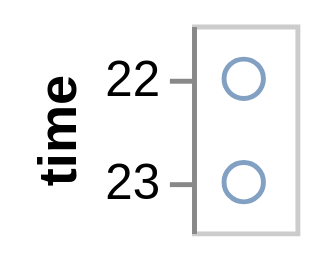

Write the Vega-Lite specification saved for this chart.
### Vega specification from a JSON file in a GitHub repository (floating-point values rounded to 4 significant figures)
{"$schema": "https://vega.github.io/schema/vega/v3.0.json", "description": "Google's stock price over time.", "autosize": "pad", "padding": 5, "encode": {"update": {"stroke": {"value": "#ccc"}, "fill": {"value": "transparent"}}}, "data": [{"name": "source_0", "values": [{"date": "10 Oct 2011 22:48:00"}, {"date": "11 Oct 2022 23:00:00"}]}, {"name": "data_0", "source": "source_0", "transform": [{"type": "formula", "expr": "toDate(datum[\"date\"])", "as": "date"}, {"type": "formula", "as": "hours_date", "expr": "datetime(0, 0, 1, hours(datum[\"date\"]), 0, 0, 0)"}]}], "signals": [{"name": "width", "update": "21"}, {"name": "y_step", "value": 21}, {"name": "height", "update": "bandspace(domain('y').length, 1, 0.5) * y_step"}], "marks": [{"name": "marks", "type": "symbol", "role": "point", "from": {"data": "data_0"}, "encode": {"update": {"x": {"value": 10.5}, "y": {"scale": "y", "field": "hours_date"}, "stroke": {"value": "#4c78a8"}, "fill": {"value": "transparent"}, "opacity": {"value": 0.7}}}}], "scales": [{"name": "y", "type": "point", "domain": {"data": "data_0", "field": "hours_date", "sort": true}, "range": {"step": {"signal": "y_step"}}, "round": true, "padding": 0.5}], "axes": [{"title": "time", "scale": "y", "orient": "left", "zindex": 1, "encode": {"labels": {"update": {"text": {"signal": "timeFormat(datum.value, '%H')"}}}}}], "config": {"axis": {"quantitativeExtent": 30}}}
